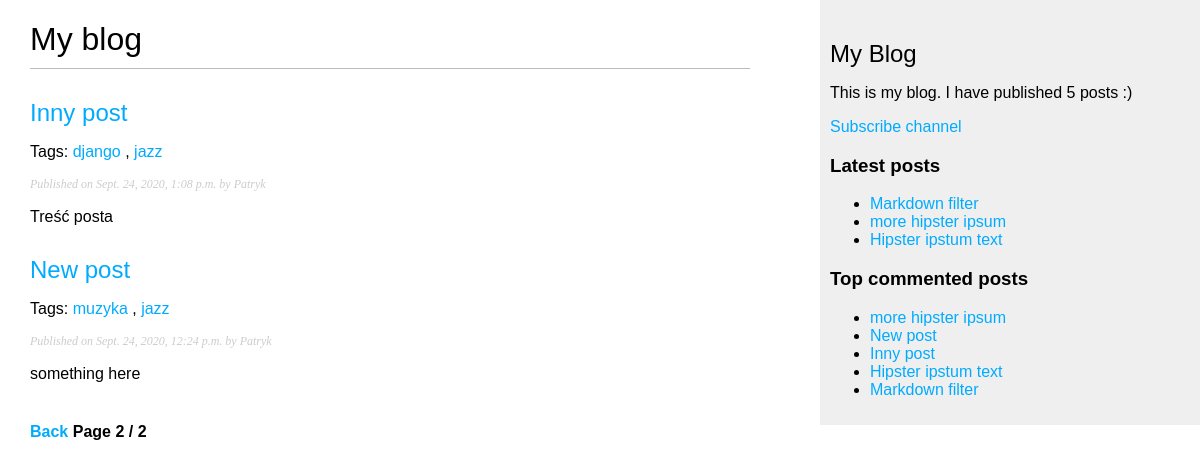
Screenshot of /blog/?page=2 with the database file from the repository.
### blog/models.py (models this page shows, shortened)
class Post(models.Model):
    STATUS_CHOICES = (
        ('draft', 'Draft'),
        ('published', 'Published'),
    )
    title = models.CharField(max_length=250)
    slug = models.SlugField(max_length=250, unique_for_date='publish')
    author = models.ForeignKey(User,
                               on_delete=models.CASCADE,
                               related_name='blog_posts')
    body = models.TextField()
    publish = models.DateTimeField(default=timezone.now)
    created = models.DateTimeField(auto_now_add=True)
    updated = models.DateTimeField(auto_now=True)
    status = models.CharField(max_length=10,
                              choices=STATUS_CHOICES,
                              default='draft')
    objects = models.Manager()
    published = PublishedManager()
    tags = TaggableManager()
    def get_absolute_url(self):
        return reverse('blog:post_detail',
                       args=[self.publish.year,
                             self.publish.strftime('%m'),
                             self.publish.strftime('%d'),
                             self.slug])
    class Meta:
        ordering = ("-publish",)

### blog/views.py (the view)
# urls.py: path('', views.post_list, name='post_list'),
def post_list(request, tag_slug=None):
    object_list = Post.published.all()
    tag = None
    if tag_slug:
        tag = get_object_or_404(Tag, slug=tag_slug)
        object_list = object_list.filter(tags__in=[tag])
    paginator = Paginator(object_list, 3)  # 3 posts on each site
    page = request.GET.get('page')
    try:
        posts = paginator.page(page)
    except PageNotAnInteger:
        posts = paginator.page(1)
    except EmptyPage:
        posts = paginator.page(paginator.num_pages)
    return render(request,
                  'blog/post/list.html',
                  {'page': page,
                   'posts': posts,
                   'tag': tag})

### blog/models.py (called while the page is built)
    def get_queryset(self):
        return super(PublishedManager, self).get_queryset().filter(status='published')

### blog/templatetags/blog_tags.py (called while the page is built)
@register.simple_tag
def total_posts():
    return Post.published.count()

@register.inclusion_tag('blog/post/latest_posts.html')
def show_latest_posts(count=5):
    latest_posts = Post.published.order_by('-publish')[:count]
    return {'latest_posts': latest_posts}

@register.simple_tag
def get_most_commented_posts(count=5):
    return Post.published.annotate(
        total_comments=Count('comments')).order_by('-total_comments')[:count]

@register.filter(name='markdown')
def markdown_format(text):
    return mark_safe(markdown.markdown(text))

### blog/templates/blog/post/list.html (shortened to what this page needs)
{% extends "blog/base.html" %}
{% load blog_tags %}
{% block content %}
  <h1>My blog</h1>
  {% for post in posts %}
  <h2>
      <a href="{{ post.get_absolute_url }}">
          {{ post.title }}
      </a>
  </h2>
  <p class="tags">Tags:
  {% for tag in post.tags.all %}
      <a href="{% url 'blog:post_list_by_tag' tag.slug %}">
          {{ tag.name }}
      </a>
      {% if not forloop.last %}, {% endif %}
  {% endfor %}
  </p>
  <p class="date">
      Published on {{ post.publish }} by {{ post.author }}
  </p>
  {{ post.body|markdown|truncatewords_html:30 }}
  {% endfor %}
  {% include "pagination.html" with page=posts %}
{% endblock %}

### blog/templates/blog/base.html (shortened to what this page needs)
<!DOCTYPE html>
<html lang="en">
{% load blog_tags %}
{% load static %}
<head>
    <link href="{% static 'css/blog.css' %}" rel="stylesheet">
</head>
<body>
  <div id="content">
      {% block content %}
      {% endblock %}
  </div>
  <div id="sidebar">
      <h2>My Blog</h2>
        <p>This is my blog. I have published {% total_posts %} posts :) </p>
        <p><a href="{% url 'blog:post_feed' %}">Subscribe channel</a></p>
      <h3>Latest posts</h3>
      {% show_latest_posts 3 %}
      <h3>Top commented posts</h3>
      {% get_most_commented_posts as most_commented_posts %}
      <ul>
          {% for post in most_commented_posts %}
          <li>
              <a href="{{ get_absolute_url }}">{{ post.title }}</a>
          </li>
          {% endfor %}
      </ul>
  </div>
</body>
</html>

### blog/templates/blog/post/latest_posts.html
<ul>
    {% for post in latest_posts %}
    <li>
        <a href="{{ post.get_absolute_url }}">{{ post.title }}</a>
    </li>
    {% endfor %}
</ul>

### blog/static/css/blog.css (style rules this page uses)
body { margin:0; padding:0; font-family:helvetica, sans-serif; }
a { color:#00abff; text-decoration:none; }
h1 { font-weight:normal; border-bottom:1px solid #bbb; padding:0 0 10px 0; }
h2 { font-weight:normal; margin:30px 0 0; }
#content { float:left; width:60%; padding:0 0 0 30px; }
#sidebar { float:right; width:30%; padding:10px; background:#efefef; height:100%; }
p.date { color:#ccc; font-family: georgia, serif; font-size: 12px; font-style: italic; }

### rows the page displays
Post: title "Inny post", publish "Sept. 24, 2020, 1:08 p.m.", author "Patryk", body "Treść posta"
Tag: name "django"
Tag: name "jazz"
Post: title "New post", publish "Sept. 24, 2020, 12:24 p.m.", author "Patryk", body "something here"
Tag: name "muzyka"
Post: title "Markdown filter"
Post: title "more hipster ipsum"
Post: title "Hipster ipstum text"

### other values shown
{{ page.number }} "2"
{{ page.paginator.num_pages }} "2"
